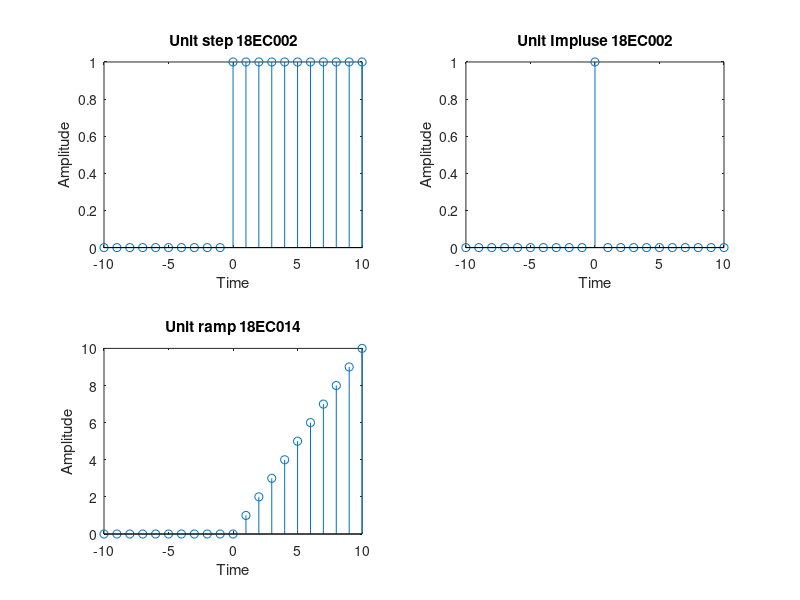

The MATLAB script that drew this image:
clc;
clear all;
close all;
 
n=-10:10;
y=[zeros(1,10) ones(1,11)];
z=[zeros(1,10) ones(1,1) zeros(1,10)];
h=[zeros(1,11) ones(1,1) 2:10]
 
subplot(2,2,1);
stem(n,y);
xlabel('Time')
ylabel('Amplitude')
title('Unit step_ 18EC002')
 
subplot(2,2,2);
stem(n,z);
xlabel('Time')
ylabel('Amplitude')
title('Unit Impluse_ 18EC002')
 
subplot(2,2,3);
stem(n,h);
xlabel('Time')
ylabel('Amplitude')
title('Unit ramp_ 18EC014')
